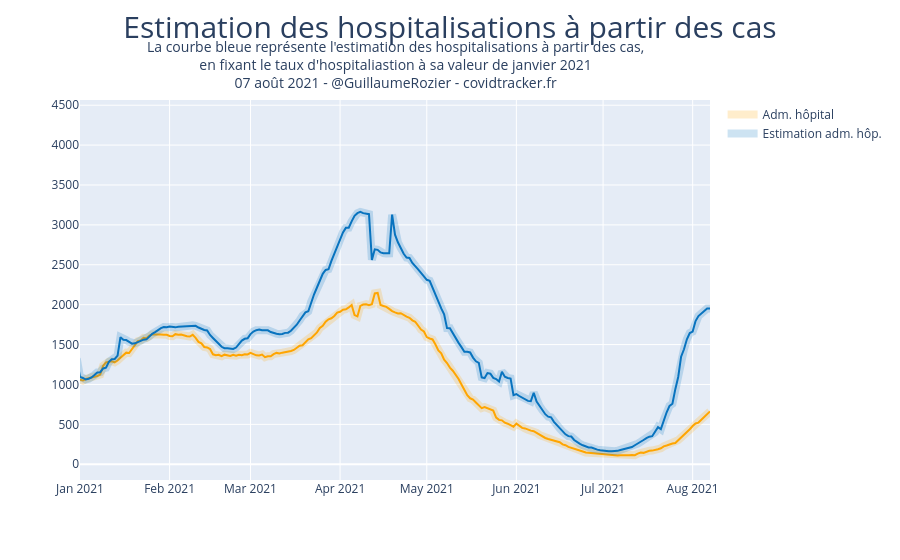

The cell this chart's notebook holds for it:
### Code cell
y1 = df.incid_hosp.rolling(window=7).mean().shift()
y2 = df.P.rolling(window=7).mean().shift(7)*0.09

fig = go.Figure()
fig.add_trace(go.Scatter(
    x=df.jour,
    y=y1,
    line_width=8,
    opacity=0.2,
    name="Adm. hôpital",
    marker_color='orange',
    #fillcolor="rgba(8, 115, 191, 0.3)",
    ))
fig.add_trace(go.Scatter(
    x=df.jour,
    y=y1,
    line_width=2,
    opacity=1,
    showlegend=False,
    marker_color='orange',
    #fillcolor="rgba(8, 115, 191, 0.3)",
    ))
fig.add_trace(go.Scatter(
    x=df.jour,
    y=y2,
    line_width=8,
    opacity=0.2,
    name="Estimation adm. hôp.",
    marker_color='rgb(8, 115, 191)',
    #fillcolor="rgba(8, 115, 191, 0.3)",
    ))
fig.add_trace(go.Scatter(
    x=df.jour,
    y=y2,
    line_width=2,
    opacity=1,
    showlegend=False,
    marker_color='rgb(8, 115, 191)',
    #fillcolor="rgba(8, 115, 191, 0.3)",
    ))
fig.update_xaxes(range=["2021-01-01", df.jour.max()])
fig.update_yaxes()
fig.update_layout(
    title={
                        'text': "Estimation des hospitalisations à partir des cas",
                        'y':0.97,
                        'x':0.5,
                        'xanchor': 'center',
                        'yanchor': 'top'},
    titlefont = dict(
                    size=30),
    annotations = [
                        dict(
                            x=0.5,
                            y=1.17,
                            xref='paper',
                            yref='paper',
                            font=dict(size=14),
                            text="La courbe bleue représente l'estimation des hospitalisations à partir des cas,<br>en fixant le taux d'hospitaliastion à sa valeur de janvier 2021<br>{} - @GuillaumeRozier - covidtracker.fr".format(datetime.strptime(df.jour.max(), '%Y-%m-%d').strftime('%d %B %Y')),#'Date : {}. Source : Santé publique France. Auteur : GRZ - covidtracker.fr.'.format(),                    showarrow = False
                            showarrow=False
                        ),
                        ]
)

#name_fig = "cas_hospitalisations_ratio"
#fig.write_image(PATH + "images/charts/france/{}.jpeg".format(name_fig), scale=2, width=900, height=600)
#plotly.offline.plot(fig, filename = PATH + 'images/html_exports/france/{}.html'.format(name_fig), auto_open=False)

### Figure 1 — Plotly figure (JSON) as saved in the notebook; plotly's stock layout.template omitted (floating-point values rounded to 4 significant figures; data arrays with more than 128 entries replaced by an {"elided": "..."} marker saying what was removed)
{"data": [{"line": {"width": 8}, "marker": {"color": "orange"}, "name": "Adm. hôpital", "opacity": 0.2, "type": "scatter", "x": {"elided": "452 str values"}, "y": {"elided": "452 float values"}}, {"line": {"width": 2}, "marker": {"color": "orange"}, "opacity": 1, "showlegend": false, "type": "scatter", "x": {"elided": "452 str values"}, "y": {"elided": "452 float values"}}, {"line": {"width": 8}, "marker": {"color": "rgb(8, 115, 191)"}, "name": "Estimation adm. hôp.", "opacity": 0.2, "type": "scatter", "x": {"elided": "452 str values"}, "y": {"elided": "452 float values"}}, {"line": {"width": 2}, "marker": {"color": "rgb(8, 115, 191)"}, "opacity": 1, "showlegend": false, "type": "scatter", "x": {"elided": "452 str values"}, "y": {"elided": "452 float values"}}], "layout": {"annotations": [{"font": {"size": 14}, "showarrow": false, "text": "La courbe bleue représente l'estimation des hospitalisations à partir des cas,<br>en fixant le taux d'hospitaliastion à sa valeur de janvier 2021<br>07 août 2021 - @GuillaumeRozier - covidtracker.fr", "x": 0.5, "xref": "paper", "y": 1.17, "yref": "paper"}], "title": {"font": {"size": 30}, "text": "Estimation des hospitalisations à partir des cas", "x": 0.5, "xanchor": "center", "y": 0.97, "yanchor": "top"}, "xaxis": {"range": ["2021-01-01", "2021-08-07"]}}}
